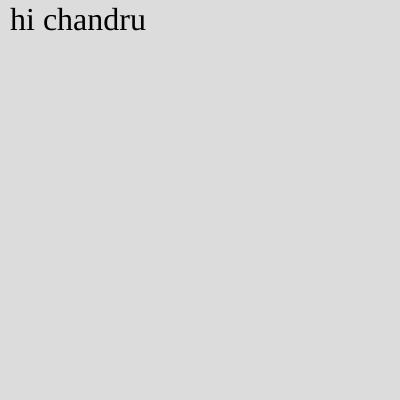
Frame 1 (no input)
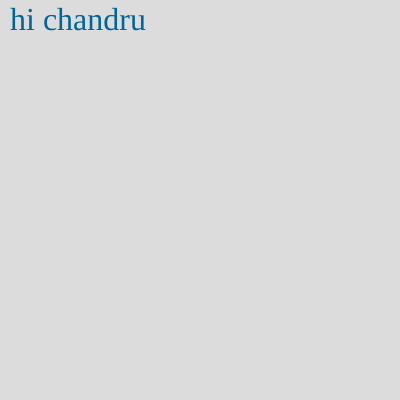
Frame 60 (no input)
Frame 120 (the mouse pressed at the canvas centre since frame 60): identical to frame 60, image omitted

The p5.js sketch that drew these frames (run headless with seeded random() and noise() and a simulated clock; from frame 60 on, the mouse is pressed at the canvas centre):

// p5.js sketch
// ── sketch.js
function setup() {
  createCanvas(400, 400);
}

function draw() {
  background(220);
  textSize(32);
  textFont('merriweather') //sets font
text('hi chandru', 10, 30); //types hi chandru
fill(0, 102, 153);
}
